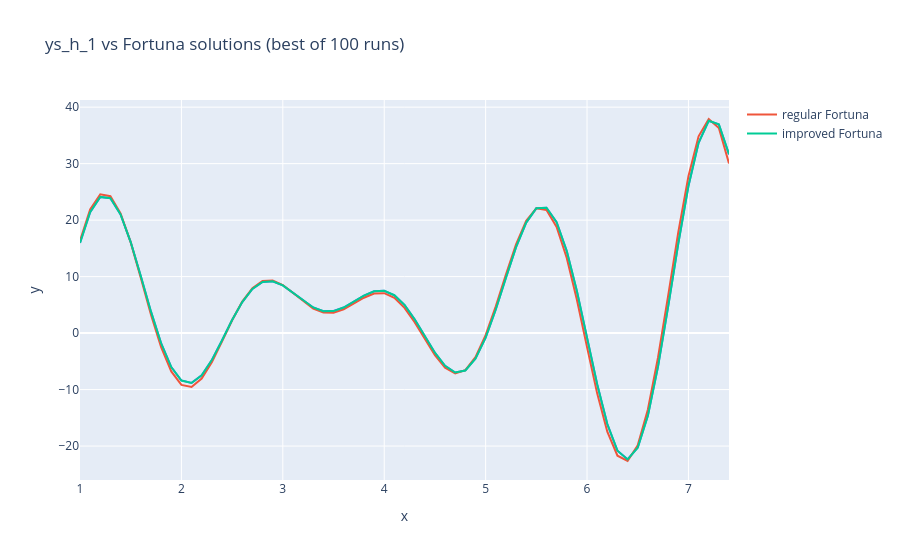
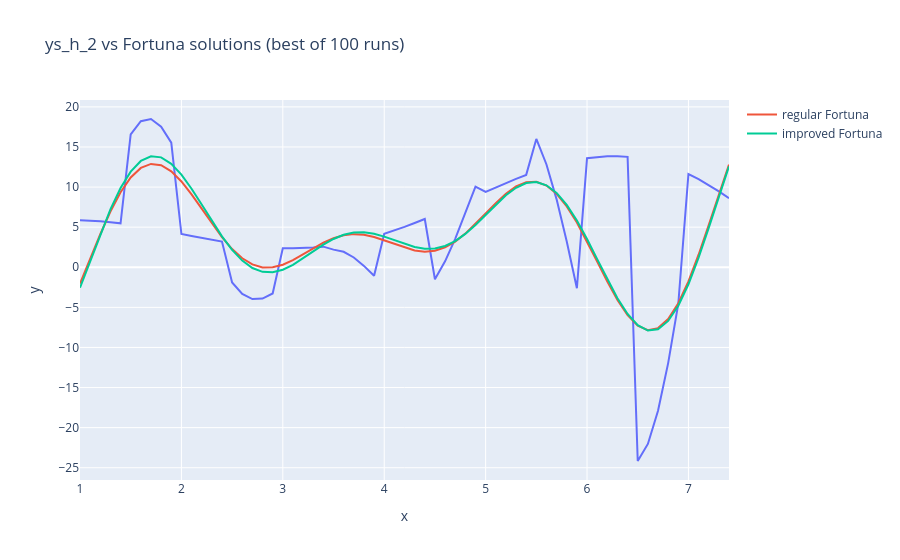

Notebook code for these charts, in order:
### Markdown cell above
### Part 2 -- What was changed in Fortuna, why, and how it was measured

**What:** instead of drawing every θ uniformly in $[-4, 4]^9$, the improved version is a *local search* around the best θ found so far:
1. Start from one random θ (drawn with `sample_theta`, unchanged).
2. New candidate = `best_theta + N(0, step)`: small Gaussian noise added to every parameter.
3. The candidate is clipped to $[-4, 4]$ so every parameter stays in the allowed range.
4. Keep the candidate only if its loss is lower.
5. `step` shrinks linearly from `1.0` to `0.01` during the 100 000 guesses.

**Why:**
* Regular Fortuna never uses what it has already learned: every guess is independent. In 9 dimensions the space is huge, so hitting a good θ by pure luck is very unlikely.
* The loss is a *continuous* function of θ: if θ is good, a θ close to it is probably good too. Searching near the best θ exploits that.
* Large steps at the start let the search jump between regions (exploration); small steps at the end fine-tune the solution (exploitation).
* Clipping: without it, the search can drift outside $[-4, 4]$. In our tests the unclipped version sometimes got lost (one run ended with loss 123), clipping removed those outliers.

**How it was measured:** both algorithms get the same budget (100 000 guesses) and are run **100 times**; we compare the average, min and max of the best loss (cells above).

| Algorithm (100 runs, 100 000 guesses) | average best loss | min | max |
|---|---|---|---|
| Regular Fortuna | 40.63 | 14.06 | 64.28 |
| Improved, no clipping | 4.57 | 0.02 | 123.64 |
| **Improved, with clipping** | **1.94** | 0.03 | 6.77 |

The improved version is about **20x better** on average and below the "excellent" target of 5.

### Code cell
%%time
# PART 3: optimize h(x) = mu - (zeta * sin(kappa * x)) * (tau * (x + lambda))
# Uses sample_theta, get_loss, fortuna, fortuna_shrinking, xs, ys_h_1, ys_h_2 from the cells above
# -> run cells 17, 18 (only the def is needed) and 19 first.
# Do not run Task 5 before this cell: it redefines predict and xs.
import numpy as np
import plotly.express as px


def predict_h(x, theta):
    # 5 parameters: mu (vertical offset), zeta and tau (amplitude), kappa (frequency), lam (shift)
    mu, zeta, kappa, tau, lam = theta
    return mu - (zeta * np.sin(kappa * x)) * (tau * (x + lam))


def summary(losses):
    # the median is shown too: a few runs stuck in a local minimum can blow up the average
    return (f"average {np.mean(losses):.2f} | median {np.median(losses):.2f} "
            f"| min {np.min(losses):.2f} | max {np.max(losses):.2f}")


n_params_h = 5
n_runs = 100

# ys_h_2 is written with double brackets -> shape (1, 65), flatten it to (65,)
datasets = {"ys_h_1": ys_h_1.flatten(), "ys_h_2": ys_h_2.flatten()}

for name, ys_target in datasets.items():
    losses_base, losses_impr = [], []
    best_base, best_impr = (float('inf'), None), (float('inf'), None)

    for run in range(n_runs):
        loss_b, theta_b = fortuna(xs, ys_target, n_params_h, predict_fn=predict_h)
        loss_i, theta_i = fortuna_shrinking(xs, ys_target, n_params_h, predict_fn=predict_h)
        losses_base.append(loss_b)
        losses_impr.append(loss_i)
        best_base = min(best_base, (loss_b, theta_b), key=lambda t: t[0])
        best_impr = min(best_impr, (loss_i, theta_i), key=lambda t: t[0])

    print("=" * 50)
    print(name)
    print("  regular Fortuna :", summary(losses_base))
    print("  improved Fortuna:", summary(losses_impr))
    print("  best theta (improved) [mu, zeta, kappa, tau, lam]:", np.round(best_impr[1], 3))

    fig = px.line(x=xs, y=ys_target, title=f"{name} vs Fortuna solutions (best of {n_runs} runs)")
    fig.add_scatter(x=xs, y=predict_h(xs, best_base[1]), mode='lines', name="regular Fortuna")
    fig.add_scatter(x=xs, y=predict_h(xs, best_impr[1]), mode='lines', name="improved Fortuna")
    fig.show()

### Figure 1 — Plotly figure (JSON) as saved in the notebook; plotly's stock layout.template omitted (floating-point values rounded to 4 significant figures)
{"data": [{"hovertemplate": "x=%{x}<br>y=%{y}<extra></extra>", "legendgroup": "", "line": {"color": "#636efa", "dash": "solid"}, "marker": {"symbol": "circle"}, "mode": "lines", "name": "", "orientation": "v", "showlegend": false, "type": "scatter", "x": [1.0, 1.1, 1.2, 1.3, 1.4, 1.5, 1.6, 1.7, 1.8, 1.9, 2.0, 2.1, 2.2, 2.3, 2.4, 2.5, 2.6, 2.7, 2.8, 2.9, 3.0, 3.1, 3.2, 3.3, 3.4, 3.5, 3.6, 3.7, 3.8, 3.9, 4.0, 4.1, 4.2, 4.3, 4.4, 4.5, 4.6, 4.7, 4.8, 4.9, 5.0, 5.1, 5.2, 5.3, 5.4, 5.5, 5.6, 5.7, 5.8, 5.9, 6.0, 6.1, 6.2, 6.3, 6.4, 6.5, 6.6, 6.7, 6.8, 6.9, 7.0, 7.1, 7.2, 7.3, 7.4], "xaxis": "x", "y": [15.98, 21.42, 24.1, 23.87, 21.0, 16.11, 10.06, 3.79, -1.8, -6.01, -8.39, -8.82, -7.47, -4.77, -1.3, 2.31, 5.49, 7.81, 9.04, 9.18, 8.44, 7.15, 5.72, 4.54, 3.89, 3.9, 4.52, 5.54, 6.63, 7.39, 7.49, 6.7, 4.97, 2.44, -0.54, -3.48, -5.8, -6.98, -6.61, -4.51, -0.79, 4.2, 9.8, 15.21, 19.57, 22.09, 22.2, 19.63, 14.52, 7.41, -0.83, -9.07, -16.11, -20.83, -22.36, -20.27, -14.59, -5.91, 4.72, 15.9, 26.06, 33.69, 37.58, 36.94, 31.64], "yaxis": "y"}, {"mode": "lines", "name": "regular Fortuna", "type": "scatter", "x": [1.0, 1.1, 1.2, 1.3, 1.4, 1.5, 1.6, 1.7, 1.8, 1.9, 2.0, 2.1, 2.2, 2.3, 2.4, 2.5, 2.6, 2.7, 2.8, 2.9, 3.0, 3.1, 3.2, 3.3, 3.4, 3.5, 3.6, 3.7, 3.8, 3.9, 4.0, 4.1, 4.2, 4.3, 4.4, 4.5, 4.6, 4.7, 4.8, 4.9, 5.0, 5.1, 5.2, 5.3, 5.4, 5.5, 5.6, 5.7, 5.8, 5.9, 6.0, 6.1, 6.2, 6.3, 6.4, 6.5, 6.6, 6.7, 6.8, 6.9, 7.0, 7.1, 7.2, 7.3, 7.4], "y": [16.33, 21.89, 24.57, 24.24, 21.19, 16.06, 9.763, 3.27, -2.493, -6.792, -9.18, -9.534, -8.048, -5.17, -1.512, 2.267, 5.572, 7.96, 9.207, 9.317, 8.502, 7.123, 5.602, 4.339, 3.626, 3.595, 4.193, 5.195, 6.26, 7.0, 7.068, 6.238, 4.466, 1.919, -1.044, -3.914, -6.121, -7.136, -6.572, -4.271, -0.3583, 4.749, 10.38, 15.72, 19.87, 22.08, 21.79, 18.81, 13.31, 5.903, -2.478, -10.67, -17.45, -21.71, -22.65, -19.87, -13.54, -4.319, 6.637, 17.86, 27.76, 34.83, 37.9, 36.31, 30.03]}, {"mode": "lines", "name": "improved Fortuna", "type": "scatter", "x": [1.0, 1.1, 1.2, 1.3, 1.4, 1.5, 1.6, 1.7, 1.8, 1.9, 2.0, 2.1, 2.2, 2.3, 2.4, 2.5, 2.6, 2.7, 2.8, 2.9, 3.0, 3.1, 3.2, 3.3, 3.4, 3.5, 3.6, 3.7, 3.8, 3.9, 4.0, 4.1, 4.2, 4.3, 4.4, 4.5, 4.6, 4.7, 4.8, 4.9, 5.0, 5.1, 5.2, 5.3, 5.4, 5.5, 5.6, 5.7, 5.8, 5.9, 6.0, 6.1, 6.2, 6.3, 6.4, 6.5, 6.6, 6.7, 6.8, 6.9, 7.0, 7.1, 7.2, 7.3, 7.4], "y": [15.98, 21.43, 24.11, 23.87, 21.0, 16.11, 10.06, 3.792, -1.803, -6.013, -8.398, -8.828, -7.481, -4.78, -1.306, 2.307, 5.487, 7.804, 9.036, 9.18, 8.436, 7.146, 5.718, 4.536, 3.886, 3.898, 4.521, 5.542, 6.626, 7.392, 7.495, 6.706, 4.971, 2.44, -0.5397, -3.474, -5.799, -6.981, -6.618, -4.527, -0.8001, 4.182, 9.786, 15.2, 19.57, 22.1, 22.21, 19.65, 14.55, 7.436, -0.804, -9.053, -16.1, -20.83, -22.37, -20.29, -14.62, -5.947, 4.679, 15.86, 26.03, 33.68, 37.58, 36.96, 31.67]}], "layout": {"legend": {"tracegroupgap": 0}, "title": {"text": "ys_h_1 vs Fortuna solutions (best of 100 runs)"}, "xaxis": {"anchor": "y", "domain": [0, 1], "title": {"text": "x"}}, "yaxis": {"anchor": "x", "domain": [0, 1], "title": {"text": "y"}}}}

### Figure 2 — Plotly figure (JSON) as saved in the notebook; plotly's stock layout.template omitted (floating-point values rounded to 4 significant figures)
{"data": [{"hovertemplate": "x=%{x}<br>y=%{y}<extra></extra>", "legendgroup": "", "line": {"color": "#636efa", "dash": "solid"}, "marker": {"symbol": "circle"}, "mode": "lines", "name": "", "orientation": "v", "showlegend": false, "type": "scatter", "x": [1.0, 1.1, 1.2, 1.3, 1.4, 1.5, 1.6, 1.7, 1.8, 1.9, 2.0, 2.1, 2.2, 2.3, 2.4, 2.5, 2.6, 2.7, 2.8, 2.9, 3.0, 3.1, 3.2, 3.3, 3.4, 3.5, 3.6, 3.7, 3.8, 3.9, 4.0, 4.1, 4.2, 4.3, 4.4, 4.5, 4.6, 4.7, 4.8, 4.9, 5.0, 5.1, 5.2, 5.3, 5.4, 5.5, 5.6, 5.7, 5.8, 5.9, 6.0, 6.1, 6.2, 6.3, 6.4, 6.5, 6.6, 6.7, 6.8, 6.9, 7.0, 7.1, 7.2, 7.3, 7.4], "xaxis": "x", "y": [5.87, 5.83, 5.74, 5.62, 5.48, 16.58, 18.21, 18.49, 17.54, 15.54, 4.15, 3.9, 3.65, 3.42, 3.2, -1.9, -3.32, -3.97, -3.91, -3.27, 2.38, 2.36, 2.39, 2.46, 2.57, 2.2, 1.93, 1.22, 0.17, -1.06, 4.18, 4.59, 5.04, 5.52, 6.02, -1.49, 0.74, 3.55, 6.75, 10.06, 9.39, 9.95, 10.5, 11.02, 11.52, 16.0, 12.82, 8.47, 3.21, -2.62, 13.61, 13.76, 13.84, 13.84, 13.77, -24.16, -22.03, -17.9, -11.95, -4.55, 11.63, 10.99, 10.27, 9.47, 8.61], "yaxis": "y"}, {"mode": "lines", "name": "regular Fortuna", "type": "scatter", "x": [1.0, 1.1, 1.2, 1.3, 1.4, 1.5, 1.6, 1.7, 1.8, 1.9, 2.0, 2.1, 2.2, 2.3, 2.4, 2.5, 2.6, 2.7, 2.8, 2.9, 3.0, 3.1, 3.2, 3.3, 3.4, 3.5, 3.6, 3.7, 3.8, 3.9, 4.0, 4.1, 4.2, 4.3, 4.4, 4.5, 4.6, 4.7, 4.8, 4.9, 5.0, 5.1, 5.2, 5.3, 5.4, 5.5, 5.6, 5.7, 5.8, 5.9, 6.0, 6.1, 6.2, 6.3, 6.4, 6.5, 6.6, 6.7, 6.8, 6.9, 7.0, 7.1, 7.2, 7.3, 7.4], "y": [-2.028, 1.054, 4.118, 6.947, 9.355, 11.2, 12.39, 12.89, 12.72, 11.95, 10.7, 9.097, 7.302, 5.472, 3.754, 2.273, 1.121, 0.3522, -0.01661, -0.008201, 0.322, 0.8928, 1.607, 2.363, 3.063, 3.626, 3.993, 4.132, 4.047, 3.766, 3.348, 2.869, 2.418, 2.083, 1.947, 2.07, 2.489, 3.208, 4.196, 5.39, 6.696, 7.999, 9.17, 10.08, 10.61, 10.67, 10.19, 9.156, 7.595, 5.581, 3.236, 0.7158, -1.792, -4.09, -5.979, -7.281, -7.851, -7.589, -6.459, -4.484, -1.758, 1.563, 5.268, 9.104, 12.79]}, {"mode": "lines", "name": "improved Fortuna", "type": "scatter", "x": [1.0, 1.1, 1.2, 1.3, 1.4, 1.5, 1.6, 1.7, 1.8, 1.9, 2.0, 2.1, 2.2, 2.3, 2.4, 2.5, 2.6, 2.7, 2.8, 2.9, 3.0, 3.1, 3.2, 3.3, 3.4, 3.5, 3.6, 3.7, 3.8, 3.9, 4.0, 4.1, 4.2, 4.3, 4.4, 4.5, 4.6, 4.7, 4.8, 4.9, 5.0, 5.1, 5.2, 5.3, 5.4, 5.5, 5.6, 5.7, 5.8, 5.9, 6.0, 6.1, 6.2, 6.3, 6.4, 6.5, 6.6, 6.7, 6.8, 6.9, 7.0, 7.1, 7.2, 7.3, 7.4], "y": [-2.554, 0.791, 4.13, 7.225, 9.875, 11.92, 13.26, 13.85, 13.71, 12.9, 11.55, 9.8, 7.821, 5.785, 3.854, 2.166, 0.8289, -0.09103, -0.5689, -0.6214, -0.302, 0.3063, 1.101, 1.973, 2.813, 3.529, 4.05, 4.334, 4.371, 4.183, 3.824, 3.367, 2.901, 2.519, 2.307, 2.336, 2.651, 3.266, 4.159, 5.274, 6.526, 7.801, 8.974, 9.912, 10.5, 10.62, 10.22, 9.271, 7.784, 5.829, 3.52, 1.01, -1.517, -3.862, -5.823, -7.216, -7.887, -7.729, -6.693, -4.795, -2.118, 1.187, 4.915, 8.813, 12.6]}], "layout": {"legend": {"tracegroupgap": 0}, "title": {"text": "ys_h_2 vs Fortuna solutions (best of 100 runs)"}, "xaxis": {"anchor": "y", "domain": [0, 1], "title": {"text": "x"}}, "yaxis": {"anchor": "x", "domain": [0, 1], "title": {"text": "y"}}}}
